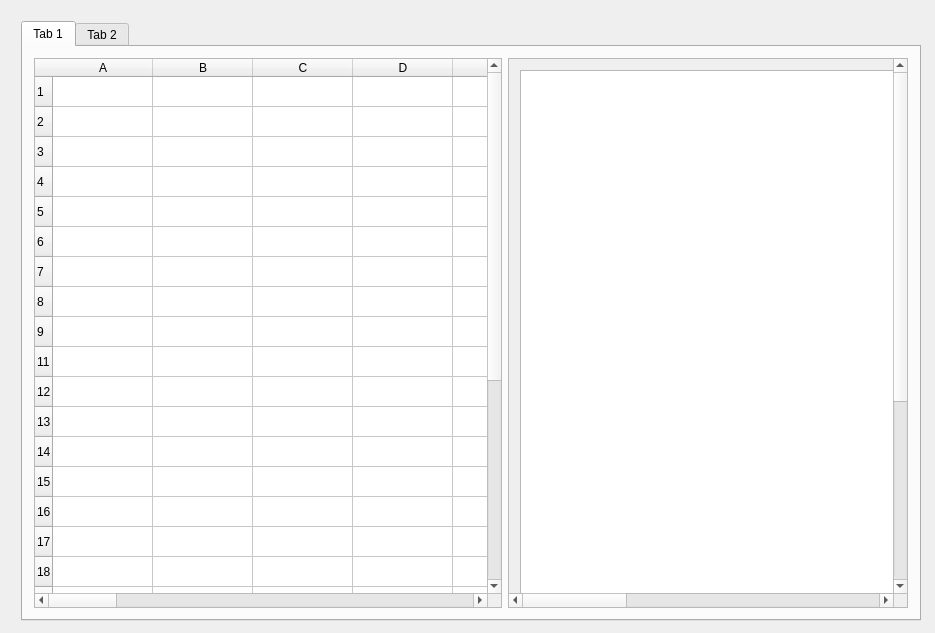
<?xml version="1.0" encoding="UTF-8"?>
<ui version="4.0">
 <class>GraphicsTab</class>
 <widget class="QMainWindow" name="GraphicsTab">
  <property name="geometry">
   <rect>
    <x>0</x>
    <y>0</y>
    <width>935</width>
    <height>633</height>
   </rect>
  </property>
  <property name="windowTitle">
   <string>GraphicsTab</string>
  </property>
  <widget class="QWidget" name="centralWidget">
   <widget class="QWidget" name="widget" native="true">
    <property name="geometry">
     <rect>
      <x>10</x>
      <y>10</y>
      <width>911</width>
      <height>611</height>
     </rect>
    </property>
    <property name="minimumSize">
     <size>
      <width>911</width>
      <height>611</height>
     </size>
    </property>
    <layout class="QHBoxLayout" name="horizontalLayout">
     <item>
      <widget class="QTabWidget" name="onglets">
       <property name="minimumSize">
        <size>
         <width>900</width>
         <height>600</height>
        </size>
       </property>
       <property name="currentIndex">
        <number>0</number>
       </property>
       <property name="documentMode">
        <bool>false</bool>
       </property>
       <property name="tabBarAutoHide">
        <bool>false</bool>
       </property>
       <widget class="QWidget" name="tab">
        <attribute name="title">
         <string>Tab 1</string>
        </attribute>
        <layout class="QHBoxLayout" name="horizontalLayout_5">
         <item>
          <widget class="QTableWidget" name="tableWidget_3">
           <property name="minimumSize">
            <size>
             <width>400</width>
             <height>500</height>
            </size>
           </property>
           <property name="maximumSize">
            <size>
             <width>800</width>
             <height>1000</height>
            </size>
           </property>
           <property name="baseSize">
            <size>
             <width>400</width>
             <height>500</height>
            </size>
           </property>
           <property name="sizeAdjustPolicy">
            <enum>QAbstractScrollArea::AdjustToContentsOnFirstShow</enum>
           </property>
           <property name="autoScroll">
            <bool>false</bool>
           </property>
           <property name="cornerButtonEnabled">
            <bool>false</bool>
           </property>
           <row>
            <property name="text">
             <string>1</string>
            </property>
           </row>
           <row>
            <property name="text">
             <string>2</string>
            </property>
           </row>
           <row>
            <property name="text">
             <string>3</string>
            </property>
           </row>
           <row>
            <property name="text">
             <string>4</string>
            </property>
           </row>
           <row>
            <property name="text">
             <string>5</string>
            </property>
           </row>
           <row>
            <property name="text">
             <string>6</string>
            </property>
           </row>
           <row>
            <property name="text">
             <string>7</string>
            </property>
           </row>
           <row>
            <property name="text">
             <string>8</string>
            </property>
           </row>
           <row>
            <property name="text">
             <string>9</string>
            </property>
           </row>
           <row>
            <property name="text">
             <string>11</string>
            </property>
           </row>
           <row>
            <property name="text">
             <string>12</string>
            </property>
           </row>
           <row>
            <property name="text">
             <string>13</string>
            </property>
           </row>
           <row>
            <property name="text">
             <string>14</string>
            </property>
           </row>
           <row>
            <property name="text">
             <string>15</string>
            </property>
           </row>
           <row>
            <property name="text">
             <string>16</string>
            </property>
           </row>
           <row>
            <property name="text">
             <string>17</string>
            </property>
           </row>
           <row>
            <property name="text">
             <string>18</string>
            </property>
           </row>
           <row>
            <property name="text">
             <string>19</string>
            </property>
           </row>
           <row>
            <property name="text">
             <string>20</string>
            </property>
           </row>
           <row>
            <property name="text">
             <string>21</string>
            </property>
           </row>
           <row>
            <property name="text">
             <string>22</string>
            </property>
           </row>
           <row>
            <property name="text">
             <string>24</string>
            </property>
           </row>
           <row>
            <property name="text">
             <string>25</string>
            </property>
           </row>
           <row>
            <property name="text">
             <string>26</string>
            </property>
           </row>
           <row>
            <property name="text">
             <string>27</string>
            </property>
           </row>
           <row>
            <property name="text">
             <string>28</string>
            </property>
           </row>
           <row>
            <property name="text">
             <string>29</string>
            </property>
           </row>
           <row>
            <property name="text">
             <string>30</string>
            </property>
           </row>
           <column>
            <property name="text">
             <string>A</string>
            </property>
           </column>
           <column>
            <property name="text">
             <string>B</string>
            </property>
           </column>
           <column>
            <property name="text">
             <string>C</string>
            </property>
           </column>
           <column>
            <property name="text">
             <string>D</string>
            </property>
           </column>
           <column>
            <property name="text">
             <string>E</string>
            </property>
           </column>
           <column>
            <property name="text">
             <string>F</string>
            </property>
           </column>
           <column>
            <property name="text">
             <string>G</string>
            </property>
           </column>
           <column>
            <property name="text">
             <string>H</string>
            </property>
           </column>
           <column>
            <property name="text">
             <string>I</string>
            </property>
           </column>
           <column>
            <property name="text">
             <string>J</string>
            </property>
           </column>
           <column>
            <property name="text">
             <string>K</string>
            </property>
           </column>
           <column>
            <property name="text">
             <string>L</string>
            </property>
           </column>
           <column>
            <property name="text">
             <string>M</string>
            </property>
           </column>
           <column>
            <property name="text">
             <string>N</string>
            </property>
           </column>
           <column>
            <property name="text">
             <string>O</string>
            </property>
           </column>
           <column>
            <property name="text">
             <string>P</string>
            </property>
           </column>
           <column>
            <property name="text">
             <string>Q</string>
            </property>
           </column>
           <column>
            <property name="text">
             <string>R</string>
            </property>
           </column>
           <column>
            <property name="text">
             <string>S</string>
            </property>
           </column>
           <column>
            <property name="text">
             <string>T</string>
            </property>
           </column>
           <column>
            <property name="text">
             <string>U</string>
            </property>
           </column>
           <column>
            <property name="text">
             <string>V</string>
            </property>
           </column>
           <column>
            <property name="text">
             <string>W</string>
            </property>
           </column>
           <column>
            <property name="text">
             <string>X</string>
            </property>
           </column>
           <column>
            <property name="text">
             <string>Y</string>
            </property>
           </column>
          </widget>
         </item>
         <item>
          <widget class="QScrollArea" name="scrollArea_4">
           <property name="minimumSize">
            <size>
             <width>400</width>
             <height>500</height>
            </size>
           </property>
           <property name="verticalScrollBarPolicy">
            <enum>Qt::ScrollBarAlwaysOn</enum>
           </property>
           <property name="horizontalScrollBarPolicy">
            <enum>Qt::ScrollBarAlwaysOn</enum>
           </property>
           <property name="sizeAdjustPolicy">
            <enum>QAbstractScrollArea::AdjustToContents</enum>
           </property>
           <property name="widgetResizable">
            <bool>true</bool>
           </property>
           <widget class="QWidget" name="scrollAreaWidgetContents_4">
            <property name="geometry">
             <rect>
              <x>0</x>
              <y>0</y>
              <width>1318</width>
              <height>818</height>
             </rect>
            </property>
            <layout class="QHBoxLayout" name="horizontalLayout_4">
             <item>
              <widget class="QTextBrowser" name="textBrowser_2">
               <property name="minimumSize">
                <size>
                 <width>1300</width>
                 <height>800</height>
                </size>
               </property>
               <property name="maximumSize">
                <size>
                 <width>2600</width>
                 <height>1600</height>
                </size>
               </property>
              </widget>
             </item>
            </layout>
           </widget>
          </widget>
         </item>
        </layout>
       </widget>
       <widget class="QWidget" name="tab_2">
        <attribute name="title">
         <string>Tab 2</string>
        </attribute>
        <layout class="QHBoxLayout" name="horizontalLayout_2">
         <item>
          <widget class="QTableWidget" name="tableWidget_2">
           <property name="minimumSize">
            <size>
             <width>400</width>
             <height>500</height>
            </size>
           </property>
           <property name="maximumSize">
            <size>
             <width>800</width>
             <height>1000</height>
            </size>
           </property>
           <property name="baseSize">
            <size>
             <width>400</width>
             <height>500</height>
            </size>
           </property>
           <property name="sizeAdjustPolicy">
            <enum>QAbstractScrollArea::AdjustToContentsOnFirstShow</enum>
           </property>
           <property name="autoScroll">
            <bool>false</bool>
           </property>
           <property name="cornerButtonEnabled">
            <bool>false</bool>
           </property>
           <row>
            <property name="text">
             <string>1</string>
            </property>
           </row>
           <row>
            <property name="text">
             <string>2</string>
            </property>
           </row>
           <row>
            <property name="text">
             <string>3</string>
            </property>
           </row>
           <row>
            <property name="text">
             <string>4</string>
            </property>
           </row>
           <row>
            <property name="text">
             <string>5</string>
            </property>
           </row>
           <row>
            <property name="text">
             <string>6</string>
            </property>
           </row>
           <row>
            <property name="text">
             <string>7</string>
            </property>
           </row>
           <row>
            <property name="text">
             <string>8</string>
            </property>
           </row>
           <row>
            <property name="text">
             <string>9</string>
            </property>
           </row>
           <row>
            <property name="text">
             <string>11</string>
            </property>
           </row>
           <row>
            <property name="text">
             <string>12</string>
            </property>
           </row>
           <row>
            <property name="text">
             <string>13</string>
            </property>
           </row>
           <row>
            <property name="text">
             <string>14</string>
            </property>
           </row>
           <row>
            <property name="text">
             <string>15</string>
            </property>
           </row>
           <row>
            <property name="text">
             <string>16</string>
            </property>
           </row>
           <row>
            <property name="text">
             <string>17</string>
            </property>
           </row>
           <row>
            <property name="text">
             <string>18</string>
            </property>
           </row>
           <row>
            <property name="text">
             <string>19</string>
            </property>
           </row>
           <row>
            <property name="text">
             <string>20</string>
            </property>
           </row>
           <row>
            <property name="text">
             <string>21</string>
            </property>
           </row>
           <row>
            <property name="text">
             <string>22</string>
            </property>
           </row>
           <row>
            <property name="text">
             <string>24</string>
            </property>
           </row>
           <row>
            <property name="text">
             <string>25</string>
            </property>
           </row>
           <row>
            <property name="text">
             <string>26</string>
            </property>
           </row>
           <row>
            <property name="text">
             <string>27</string>
            </property>
           </row>
           <row>
            <property name="text">
             <string>28</string>
            </property>
           </row>
           <row>
            <property name="text">
             <string>29</string>
            </property>
           </row>
           <row>
            <property name="text">
             <string>30</string>
            </property>
           </row>
           <column>
            <property name="text">
             <string>A</string>
            </property>
           </column>
           <column>
            <property name="text">
             <string>B</string>
            </property>
           </column>
           <column>
            <property name="text">
             <string>C</string>
            </property>
           </column>
           <column>
            <property name="text">
             <string>D</string>
            </property>
           </column>
           <column>
            <property name="text">
             <string>E</string>
            </property>
           </column>
           <column>
            <property name="text">
             <string>F</string>
            </property>
           </column>
           <column>
            <property name="text">
             <string>G</string>
            </property>
           </column>
           <column>
            <property name="text">
             <string>H</string>
            </property>
           </column>
           <column>
            <property name="text">
             <string>I</string>
            </property>
           </column>
           <column>
            <property name="text">
             <string>J</string>
            </property>
           </column>
           <column>
            <property name="text">
             <string>K</string>
            </property>
           </column>
           <column>
            <property name="text">
             <string>L</string>
            </property>
           </column>
           <column>
            <property name="text">
             <string>M</string>
            </property>
           </column>
           <column>
            <property name="text">
             <string>N</string>
            </property>
           </column>
           <column>
            <property name="text">
             <string>O</string>
            </property>
           </column>
           <column>
            <property name="text">
             <string>P</string>
            </property>
           </column>
           <column>
            <property name="text">
             <string>Q</string>
            </property>
           </column>
           <column>
            <property name="text">
             <string>R</string>
            </property>
           </column>
           <column>
            <property name="text">
             <string>S</string>
            </property>
           </column>
           <column>
            <property name="text">
             <string>T</string>
            </property>
           </column>
           <column>
            <property name="text">
             <string>U</string>
            </property>
           </column>
           <column>
            <property name="text">
             <string>V</string>
            </property>
           </column>
           <column>
            <property name="text">
             <string>W</string>
            </property>
           </column>
           <column>
            <property name="text">
             <string>X</string>
            </property>
           </column>
           <column>
            <property name="text">
             <string>Y</string>
            </property>
           </column>
          </widget>
         </item>
         <item>
          <widget class="QScrollArea" name="scrollArea_3">
           <property name="minimumSize">
            <size>
             <width>400</width>
             <height>500</height>
            </size>
           </property>
           <property name="maximumSize">
            <size>
             <width>800</width>
             <height>1000</height>
            </size>
           </property>
           <property name="verticalScrollBarPolicy">
            <enum>Qt::ScrollBarAlwaysOn</enum>
           </property>
           <property name="horizontalScrollBarPolicy">
            <enum>Qt::ScrollBarAlwaysOn</enum>
           </property>
           <property name="sizeAdjustPolicy">
            <enum>QAbstractScrollArea::AdjustToContents</enum>
           </property>
           <property name="widgetResizable">
            <bool>true</bool>
           </property>
           <widget class="QWidget" name="scrollAreaWidgetContents_3">
            <property name="geometry">
             <rect>
              <x>0</x>
              <y>0</y>
              <width>1318</width>
              <height>818</height>
             </rect>
            </property>
            <layout class="QHBoxLayout" name="horizontalLayout_3">
             <item>
              <widget class="QTextBrowser" name="textBrowser">
               <property name="minimumSize">
                <size>
                 <width>1300</width>
                 <height>800</height>
                </size>
               </property>
               <property name="maximumSize">
                <size>
                 <width>2600</width>
                 <height>1600</height>
                </size>
               </property>
              </widget>
             </item>
            </layout>
           </widget>
          </widget>
         </item>
        </layout>
       </widget>
      </widget>
     </item>
    </layout>
   </widget>
  </widget>
  <action name="actionTaper_ici">
   <property name="text">
    <string>Taper ici</string>
   </property>
  </action>
 </widget>
 <layoutdefault spacing="6" margin="11"/>
 <resources/>
 <connections/>
</ui>
